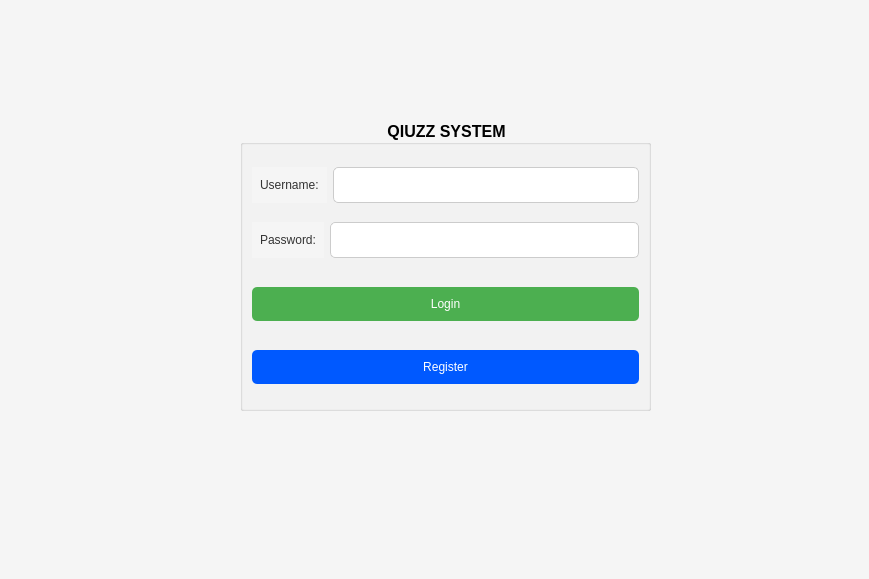
<?xml version="1.0" encoding="UTF-8"?>
<ui version="4.0">
 <class>MainWindow</class>
 <widget class="QMainWindow" name="MainWindow">
  <property name="enabled">
   <bool>true</bool>
  </property>
  <property name="geometry">
   <rect>
    <x>0</x>
    <y>0</y>
    <width>869</width>
    <height>579</height>
   </rect>
  </property>
  <property name="maximumSize">
   <size>
    <width>869</width>
    <height>579</height>
   </size>
  </property>
  <property name="cursor">
   <cursorShape>ArrowCursor</cursorShape>
  </property>
  <property name="mouseTracking">
   <bool>false</bool>
  </property>
  <property name="windowTitle">
   <string>Quizz</string>
  </property>
  <property name="styleSheet">
   <string notr="true"/>
  </property>
  <widget class="QWidget" name="centralwidget">
   <property name="styleSheet">
    <string notr="true"/>
   </property>
   <widget class="QStackedWidget" name="stackedWidget">
    <property name="geometry">
     <rect>
      <x>-10</x>
      <y>0</y>
      <width>901</width>
      <height>581</height>
     </rect>
    </property>
    <property name="minimumSize">
     <size>
      <width>901</width>
      <height>0</height>
     </size>
    </property>
    <property name="maximumSize">
     <size>
      <width>901</width>
      <height>591</height>
     </size>
    </property>
    <property name="styleSheet">
     <string notr="true">background-color: #f5f5f5;</string>
    </property>
    <widget class="QWidget" name="pageLogin">
     <property name="styleSheet">
      <string notr="true"/>
     </property>
     <widget class="QGroupBox" name="groupBox">
      <property name="geometry">
       <rect>
        <x>250</x>
        <y>120</y>
        <width>411</width>
        <height>291</height>
       </rect>
      </property>
      <property name="font">
       <font>
        <family>Arial</family>
        <pointsize>12</pointsize>
        <bold>true</bold>
       </font>
      </property>
      <property name="styleSheet">
       <string notr="true">color: black;</string>
      </property>
      <property name="title">
       <string>QIUZZ SYSTEM</string>
      </property>
      <property name="alignment">
       <set>Qt::AlignmentFlag::AlignHCenter|Qt::AlignmentFlag::AlignTop</set>
      </property>
      <layout class="QVBoxLayout" name="verticalLayout">
       <item>
        <layout class="QHBoxLayout" name="layoutUsername">
         <item>
          <widget class="QLabel" name="lbUsername">
           <property name="styleSheet">
            <string notr="true">color: #333;
font: 14px 'Arial';
padding: 5px;</string>
           </property>
           <property name="text">
            <string>Username:</string>
           </property>
          </widget>
         </item>
         <item>
          <widget class="QLineEdit" name="txtUsername">
           <property name="styleSheet">
            <string notr="true">QLineEdit {
        background-color: #fff;
        border: 1px solid #ccc;
        border-radius: 5px;
        padding: 8px;
        font-size: 14px;
        color: #333;
    }
    
    /* Khi ô nhập liệu được chọn */
    QLineEdit:focus {
        border: 1px solid #4CAF50;
    }</string>
           </property>
          </widget>
         </item>
        </layout>
       </item>
       <item>
        <layout class="QHBoxLayout" name="layoutPassword">
         <item>
          <widget class="QLabel" name="lbPassword">
           <property name="styleSheet">
            <string notr="true">color: #333;
font: 14px 'Arial';
padding: 5px;</string>
           </property>
           <property name="text">
            <string>Password:</string>
           </property>
          </widget>
         </item>
         <item>
          <widget class="QLineEdit" name="txtPassword">
           <property name="styleSheet">
            <string notr="true">QLineEdit {
        background-color: #fff;
        border: 1px solid #ccc;
        border-radius: 5px;
        padding: 8px;
        font-size: 14px;
        color: #333;
    }
    
    /* Khi ô nhập liệu được chọn */
    QLineEdit:focus {
        border: 1px solid #4CAF50;
    }</string>
           </property>
          </widget>
         </item>
        </layout>
       </item>
       <item>
        <widget class="QPushButton" name="btnLogin">
         <property name="styleSheet">
          <string notr="true">QPushButton {
        background-color: #4CAF50;
        color: white;
        font: bold 14px 'Arial';
        border: none;
        border-radius: 5px;
        padding: 10px;
        margin-top: 10px;
    }

    /* Khi di chuột qua nút đăng nhập */
    QPushButton:hover {
        background-color: #45a049;
    }

    /* Khi nhấn vào nút đăng nhập */
    QPushButton:pressed {
        background-color: #388E3C;
    }</string>
         </property>
         <property name="text">
          <string>Login</string>
         </property>
        </widget>
       </item>
       <item>
        <widget class="QPushButton" name="btnRegister">
         <property name="styleSheet">
          <string notr="true">QPushButton {
        background-color: #0059ff;
        color: white;
        font: bold 14px 'Arial';
        border: none;
        border-radius: 5px;
        padding: 10px;
        margin-top: 10px;
    }

    /* Khi di chuột qua nút đăng nhập */
    QPushButton:hover {
        background-color: #0037ff;
    }

    /* Khi nhấn vào nút đăng nhập */
    QPushButton:pressed {
        background-color: #2600ff;
    }</string>
         </property>
         <property name="text">
          <string>Register</string>
         </property>
        </widget>
       </item>
      </layout>
     </widget>
    </widget>
    <widget class="QWidget" name="pageTeacherDashboard">
     <widget class="QGroupBox" name="groupBox_3">
      <property name="geometry">
       <rect>
        <x>10</x>
        <y>-30</y>
        <width>171</width>
        <height>611</height>
       </rect>
      </property>
      <property name="styleSheet">
       <string notr="true">background-color: #2D2D3B;</string>
      </property>
      <property name="title">
       <string>GroupBox</string>
      </property>
      <widget class="QWidget" name="verticalLayoutWidget">
       <property name="geometry">
        <rect>
         <x>0</x>
         <y>370</y>
         <width>161</width>
         <height>183</height>
        </rect>
       </property>
       <layout class="QVBoxLayout" name="verticalLayout_3">
        <item>
         <widget class="QPushButton" name="pushButton">
          <property name="styleSheet">
           <string notr="true">QPushButton {
    background-color: #2D2D3B;
    color: #FFFFFF;
    border: none;
    padding: 10px;
    text-align: center;
}
QPushButton:hover {
    background-color: #444457; /* Hiệu ứng hover */
    border-left: 3px solid #FF4757; /* Đường highlight màu đỏ */
}</string>
          </property>
          <property name="text">
           <string>Dashboard</string>
          </property>
         </widget>
        </item>
        <item>
         <widget class="QPushButton" name="pushButton_2">
          <property name="styleSheet">
           <string notr="true">QPushButton {
    background-color: #2D2D3B;
    color: #FFFFFF;
    border: none;
    padding: 10px;
    text-align: center;
}
QPushButton:hover {
    background-color: #444457; /* Hiệu ứng hover */
    border-left: 3px solid #FF4757; /* Đường highlight màu đỏ */
}</string>
          </property>
          <property name="text">
           <string>Manage Quizz</string>
          </property>
         </widget>
        </item>
        <item>
         <widget class="QPushButton" name="pushButton_3">
          <property name="styleSheet">
           <string notr="true">QPushButton {
    background-color: #2D2D3B;
    color: #FFFFFF;
    border: none;
    padding: 10px;
    text-align: center;
}
QPushButton:hover {
    background-color: #444457; /* Hiệu ứng hover */
    border-left: 3px solid #FF4757; /* Đường highlight màu đỏ */
}</string>
          </property>
          <property name="text">
           <string>Edit Profile</string>
          </property>
         </widget>
        </item>
        <item>
         <widget class="QPushButton" name="btnLogoutTeacherDashboard">
          <property name="styleSheet">
           <string notr="true">QPushButton {
    background-color: #2D2D3B;
    color: #FFFFFF;
    border: none;
    padding: 10px;
    text-align: center;
}
QPushButton:hover {
    background-color: #444457; /* Hiệu ứng hover */
    border-left: 3px solid #FF4757; /* Đường highlight màu đỏ */
}</string>
          </property>
          <property name="text">
           <string>Logout</string>
          </property>
         </widget>
        </item>
       </layout>
      </widget>
      <widget class="QLabel" name="label_2">
       <property name="geometry">
        <rect>
         <x>0</x>
         <y>300</y>
         <width>151</width>
         <height>41</height>
        </rect>
       </property>
       <property name="styleSheet">
        <string notr="true">color: #FFFFFF;
    font-size: 20px;
    margin: 10px;</string>
       </property>
       <property name="text">
        <string>&lt;html&gt;&lt;head/&gt;&lt;body&gt;&lt;p align=&quot;center&quot;&gt;Teacher 1&lt;/p&gt;&lt;/body&gt;&lt;/html&gt;</string>
       </property>
      </widget>
      <widget class="QLabel" name="label">
       <property name="geometry">
        <rect>
         <x>-40</x>
         <y>70</y>
         <width>221</width>
         <height>201</height>
        </rect>
       </property>
       <property name="minimumSize">
        <size>
         <width>121</width>
         <height>0</height>
        </size>
       </property>
       <property name="styleSheet">
        <string notr="true"/>
       </property>
       <property name="text">
        <string>&lt;html&gt;&lt;head/&gt;&lt;body&gt;&lt;p&gt;&lt;img src=&quot;:/data/images/tải xuống.jpg&quot;/&gt;&lt;/p&gt;&lt;/body&gt;&lt;/html&gt;</string>
       </property>
      </widget>
     </widget>
     <widget class="QWidget" name="widget" native="true">
      <property name="geometry">
       <rect>
        <x>170</x>
        <y>0</y>
        <width>711</width>
        <height>581</height>
       </rect>
      </property>
      <property name="styleSheet">
       <string notr="true">QWidget#mainContent {
    background-color: #F9F9F9; /* Màu nền sáng */
    border: 2px solid #B63DF2;
    border-radius: 5px;
}

QLabel#titleLabel {
    color: #B63DF2;
    font-size: 18px;
    font-weight: bold;
    padding: 5px;
}</string>
      </property>
      <widget class="QLabel" name="label_3">
       <property name="geometry">
        <rect>
         <x>0</x>
         <y>0</y>
         <width>741</width>
         <height>21</height>
        </rect>
       </property>
       <property name="styleSheet">
        <string notr="true">background-color: #F9F9F9;
    border: 2px solid #B63DF2;
color: #B63DF2;
    font-size: 18px;
    font-weight: bold;</string>
       </property>
       <property name="text">
        <string>Dashboard</string>
       </property>
      </widget>
      <widget class="QWidget" name="horizontalLayoutWidget">
       <property name="geometry">
        <rect>
         <x>130</x>
         <y>100</y>
         <width>471</width>
         <height>91</height>
        </rect>
       </property>
       <layout class="QHBoxLayout" name="horizontalLayout">
        <item>
         <widget class="QLabel" name="label_6">
          <property name="styleSheet">
           <string notr="true">color: #2D2D3B;
font-size: 28px;
font-weight: bold;
text-align: center;</string>
          </property>
          <property name="text">
           <string>&lt;html&gt;&lt;head/&gt;&lt;body&gt;&lt;p align=&quot;center&quot;&gt;&lt;span style=&quot; font-size:17pt;&quot;&gt;3&lt;/span&gt;&lt;/p&gt;&lt;/body&gt;&lt;/html&gt;</string>
          </property>
         </widget>
        </item>
        <item>
         <widget class="QLabel" name="label_4">
          <property name="styleSheet">
           <string notr="true">color: #2D2D3B;
    font-size: 28px;
    font-weight: bold;</string>
          </property>
          <property name="text">
           <string>&lt;html&gt;&lt;head/&gt;&lt;body&gt;&lt;p align=&quot;center&quot;&gt;&lt;span style=&quot; font-size:17pt;&quot;&gt;2&lt;/span&gt;&lt;/p&gt;&lt;/body&gt;&lt;/html&gt;</string>
          </property>
         </widget>
        </item>
        <item>
         <widget class="QLabel" name="label_5">
          <property name="styleSheet">
           <string notr="true">color: #2D2D3B;
    font-size: 28px;
    font-weight: bold;</string>
          </property>
          <property name="text">
           <string>&lt;html&gt;&lt;head/&gt;&lt;body&gt;&lt;p align=&quot;center&quot;&gt;&lt;span style=&quot; font-size:17pt;&quot;&gt;1&lt;/span&gt;&lt;/p&gt;&lt;/body&gt;&lt;/html&gt;</string>
          </property>
         </widget>
        </item>
       </layout>
      </widget>
      <widget class="QWidget" name="horizontalLayoutWidget_2">
       <property name="geometry">
        <rect>
         <x>130</x>
         <y>200</y>
         <width>471</width>
         <height>41</height>
        </rect>
       </property>
       <layout class="QHBoxLayout" name="horizontalLayout_2">
        <item>
         <widget class="QLabel" name="label_7">
          <property name="styleSheet">
           <string notr="true">color: #555555;
    font-size: 14px;</string>
          </property>
          <property name="text">
           <string>&lt;html&gt;&lt;head/&gt;&lt;body&gt;&lt;p align=&quot;center&quot;&gt;&lt;span style=&quot; font-size:8pt;&quot;&gt;Completed Quizzes&lt;/span&gt;&lt;/p&gt;&lt;/body&gt;&lt;/html&gt;</string>
          </property>
         </widget>
        </item>
        <item>
         <widget class="QLabel" name="label_9">
          <property name="styleSheet">
           <string notr="true">color: #555555;
    font-size: 14px;</string>
          </property>
          <property name="text">
           <string>&lt;html&gt;&lt;head/&gt;&lt;body&gt;&lt;p align=&quot;center&quot;&gt;&lt;span style=&quot; font-size:8pt;&quot;&gt;Running Quizzes&lt;/span&gt;&lt;/p&gt;&lt;/body&gt;&lt;/html&gt;</string>
          </property>
         </widget>
        </item>
        <item>
         <widget class="QLabel" name="label_8">
          <property name="styleSheet">
           <string notr="true">color: #555555;
    font-size: 14px;</string>
          </property>
          <property name="text">
           <string>&lt;html&gt;&lt;head/&gt;&lt;body&gt;&lt;p align=&quot;center&quot;&gt;&lt;span style=&quot; font-size:8pt;&quot;&gt;Upcoming Quizzes&lt;/span&gt;&lt;/p&gt;&lt;/body&gt;&lt;/html&gt;</string>
          </property>
         </widget>
        </item>
       </layout>
      </widget>
      <widget class="QWidget" name="verticalLayoutWidget_3">
       <property name="geometry">
        <rect>
         <x>10</x>
         <y>260</y>
         <width>798</width>
         <height>430</height>
        </rect>
       </property>
       <layout class="QVBoxLayout" name="verticalLayout_5">
        <item>
         <layout class="QHBoxLayout" name="horizontalLayout_3">
          <item>
           <widget class="QLabel" name="label_13">
            <property name="text">
             <string>No.</string>
            </property>
           </widget>
          </item>
          <item>
           <widget class="QLabel" name="label_16">
            <property name="text">
             <string>Test Id</string>
            </property>
           </widget>
          </item>
          <item>
           <widget class="QLabel" name="label_17">
            <property name="text">
             <string>Test Name</string>
            </property>
           </widget>
          </item>
          <item>
           <widget class="QLabel" name="label_18">
            <property name="text">
             <string>Total Question</string>
            </property>
           </widget>
          </item>
          <item>
           <widget class="QLabel" name="label_14">
            <property name="text">
             <string>Start Date</string>
            </property>
           </widget>
          </item>
          <item>
           <widget class="QLabel" name="label_12">
            <property name="styleSheet">
             <string notr="true">QTableWidget {
    background-color: #FFFFFF;
    border: 1px solid #B63DF2;
    font-size: 12px;
    color: #555555;
}

QHeaderView::section {
    background-color: #B63DF2;
    color: #FFFFFF;
    padding: 5px;
    font-weight: bold;
    border: 1px solid #B63DF2;
}
</string>
            </property>
            <property name="text">
             <string>End Date</string>
            </property>
           </widget>
          </item>
          <item>
           <widget class="QLabel" name="label_15">
            <property name="text">
             <string>Duration</string>
            </property>
           </widget>
          </item>
         </layout>
        </item>
        <item>
         <layout class="QHBoxLayout" name="horizontalLayout_7">
          <item>
           <widget class="QLabel" name="label_40">
            <property name="text">
             <string>TextLabel</string>
            </property>
           </widget>
          </item>
          <item>
           <widget class="QLabel" name="label_41">
            <property name="text">
             <string>TextLabel</string>
            </property>
           </widget>
          </item>
          <item>
           <widget class="QLabel" name="label_42">
            <property name="text">
             <string>TextLabel</string>
            </property>
           </widget>
          </item>
          <item>
           <widget class="QLabel" name="label_43">
            <property name="text">
             <string>TextLabel</string>
            </property>
           </widget>
          </item>
          <item>
           <widget class="QLabel" name="label_44">
            <property name="text">
             <string>TextLabel</string>
            </property>
           </widget>
          </item>
          <item>
           <widget class="QLabel" name="label_45">
            <property name="text">
             <string>TextLabel</string>
            </property>
           </widget>
          </item>
          <item>
           <widget class="QLabel" name="label_46">
            <property name="text">
             <string>TextLabel</string>
            </property>
           </widget>
          </item>
         </layout>
        </item>
        <item>
         <layout class="QHBoxLayout" name="horizontalLayout_8">
          <item>
           <widget class="QLabel" name="label_47">
            <property name="text">
             <string>TextLabel</string>
            </property>
           </widget>
          </item>
          <item>
           <widget class="QLabel" name="label_48">
            <property name="text">
             <string>TextLabel</string>
            </property>
           </widget>
          </item>
          <item>
           <widget class="QLabel" name="label_49">
            <property name="text">
             <string>TextLabel</string>
            </property>
           </widget>
          </item>
          <item>
           <widget class="QLabel" name="label_50">
            <property name="text">
             <string>TextLabel</string>
            </property>
           </widget>
          </item>
          <item>
           <widget class="QLabel" name="label_51">
            <property name="text">
             <string>TextLabel</string>
            </property>
           </widget>
          </item>
          <item>
           <widget class="QLabel" name="label_52">
            <property name="text">
             <string>TextLabel</string>
            </property>
           </widget>
          </item>
          <item>
           <widget class="QLabel" name="label_53">
            <property name="text">
             <string>TextLabel</string>
            </property>
           </widget>
          </item>
         </layout>
        </item>
        <item>
         <layout class="QHBoxLayout" name="horizontalLayout_6">
          <item>
           <widget class="QLabel" name="label_33">
            <property name="text">
             <string>TextLabel</string>
            </property>
           </widget>
          </item>
          <item>
           <widget class="QLabel" name="label_34">
            <property name="text">
             <string>TextLabel</string>
            </property>
           </widget>
          </item>
          <item>
           <widget class="QLabel" name="label_35">
            <property name="text">
             <string>TextLabel</string>
            </property>
           </widget>
          </item>
          <item>
           <widget class="QLabel" name="label_36">
            <property name="text">
             <string>TextLabel</string>
            </property>
           </widget>
          </item>
          <item>
           <widget class="QLabel" name="label_37">
            <property name="text">
             <string>TextLabel</string>
            </property>
           </widget>
          </item>
          <item>
           <widget class="QLabel" name="label_38">
            <property name="text">
             <string>TextLabel</string>
            </property>
           </widget>
          </item>
          <item>
           <widget class="QLabel" name="label_39">
            <property name="text">
             <string>TextLabel</string>
            </property>
           </widget>
          </item>
         </layout>
        </item>
        <item>
         <layout class="QHBoxLayout" name="horizontalLayout_5">
          <item>
           <widget class="QLabel" name="label_26">
            <property name="text">
             <string>TextLabel</string>
            </property>
           </widget>
          </item>
          <item>
           <widget class="QLabel" name="label_27">
            <property name="text">
             <string>TextLabel</string>
            </property>
           </widget>
          </item>
          <item>
           <widget class="QLabel" name="label_28">
            <property name="text">
             <string>TextLabel</string>
            </property>
           </widget>
          </item>
          <item>
           <widget class="QLabel" name="label_29">
            <property name="text">
             <string>TextLabel</string>
            </property>
           </widget>
          </item>
          <item>
           <widget class="QLabel" name="label_30">
            <property name="text">
             <string>TextLabel</string>
            </property>
           </widget>
          </item>
          <item>
           <widget class="QLabel" name="label_31">
            <property name="text">
             <string>TextLabel</string>
            </property>
           </widget>
          </item>
          <item>
           <widget class="QLabel" name="label_32">
            <property name="text">
             <string>TextLabel</string>
            </property>
           </widget>
          </item>
         </layout>
        </item>
        <item>
         <layout class="QHBoxLayout" name="horizontalLayout_9">
          <item>
           <widget class="QLabel" name="label_54">
            <property name="text">
             <string>TextLabel</string>
            </property>
           </widget>
          </item>
          <item>
           <widget class="QLabel" name="label_55">
            <property name="text">
             <string>TextLabel</string>
            </property>
           </widget>
          </item>
          <item>
           <widget class="QLabel" name="label_56">
            <property name="text">
             <string>TextLabel</string>
            </property>
           </widget>
          </item>
          <item>
           <widget class="QLabel" name="label_57">
            <property name="text">
             <string>TextLabel</string>
            </property>
           </widget>
          </item>
          <item>
           <widget class="QLabel" name="label_58">
            <property name="text">
             <string>TextLabel</string>
            </property>
           </widget>
          </item>
          <item>
           <widget class="QLabel" name="label_59">
            <property name="text">
             <string>TextLabel</string>
            </property>
           </widget>
          </item>
          <item>
           <widget class="QLabel" name="label_60">
            <property name="text">
             <string>TextLabel</string>
            </property>
           </widget>
          </item>
         </layout>
        </item>
        <item>
         <layout class="QHBoxLayout" name="horizontalLayout_4">
          <item>
           <widget class="QLabel" name="label_19">
            <property name="text">
             <string>TextLabel</string>
            </property>
           </widget>
          </item>
          <item>
           <widget class="QLabel" name="label_20">
            <property name="text">
             <string>TextLabel</string>
            </property>
           </widget>
          </item>
          <item>
           <widget class="QLabel" name="label_21">
            <property name="text">
             <string>TextLabel</string>
            </property>
           </widget>
          </item>
          <item>
           <widget class="QLabel" name="label_22">
            <property name="text">
             <string>TextLabel</string>
            </property>
           </widget>
          </item>
          <item>
           <widget class="QLabel" name="label_23">
            <property name="text">
             <string>TextLabel</string>
            </property>
           </widget>
          </item>
          <item>
           <widget class="QLabel" name="label_24">
            <property name="text">
             <string>TextLabel</string>
            </property>
           </widget>
          </item>
          <item>
           <widget class="QLabel" name="label_25">
            <property name="text">
             <string>TextLabel</string>
            </property>
           </widget>
          </item>
         </layout>
        </item>
       </layout>
      </widget>
     </widget>
    </widget>
    <widget class="QWidget" name="pageRegister">
     <widget class="QGroupBox" name="groupBox_2">
      <property name="geometry">
       <rect>
        <x>230</x>
        <y>130</y>
        <width>411</width>
        <height>311</height>
       </rect>
      </property>
      <property name="font">
       <font>
        <family>Arial</family>
        <pointsize>12</pointsize>
        <bold>true</bold>
       </font>
      </property>
      <property name="styleSheet">
       <string notr="true">color: black;</string>
      </property>
      <property name="title">
       <string>QIUZZ SYSTEM</string>
      </property>
      <property name="alignment">
       <set>Qt::AlignmentFlag::AlignHCenter|Qt::AlignmentFlag::AlignTop</set>
      </property>
      <layout class="QVBoxLayout" name="verticalLayout_2">
       <item>
        <layout class="QHBoxLayout" name="layoutFullname">
         <item>
          <widget class="QLabel" name="lbFullname">
           <property name="styleSheet">
            <string notr="true">color: #333;
font: 14px 'Arial';
padding: 5px;</string>
           </property>
           <property name="text">
            <string>Full name:</string>
           </property>
          </widget>
         </item>
         <item>
          <widget class="QLineEdit" name="txtFullname">
           <property name="styleSheet">
            <string notr="true">QLineEdit {
        background-color: #fff;
        border: 1px solid #ccc;
        border-radius: 5px;
        padding: 8px;
        font-size: 14px;
        color: #333;
    }
    
    /* Khi ô nhập liệu được chọn */
    QLineEdit:focus {
        border: 1px solid #4CAF50;
    }</string>
           </property>
          </widget>
         </item>
        </layout>
       </item>
       <item>
        <layout class="QHBoxLayout" name="layoutUsername_2">
         <item>
          <widget class="QLabel" name="lbUsername_2">
           <property name="styleSheet">
            <string notr="true">color: #333;
font: 14px 'Arial';
padding: 5px;</string>
           </property>
           <property name="text">
            <string>Username:</string>
           </property>
          </widget>
         </item>
         <item>
          <widget class="QLineEdit" name="txtUsername_2">
           <property name="styleSheet">
            <string notr="true">QLineEdit {
        background-color: #fff;
        border: 1px solid #ccc;
        border-radius: 5px;
        padding: 8px;
        font-size: 14px;
        color: #333;
    }
    
    /* Khi ô nhập liệu được chọn */
    QLineEdit:focus {
        border: 1px solid #4CAF50;
    }</string>
           </property>
          </widget>
         </item>
        </layout>
       </item>
       <item>
        <layout class="QHBoxLayout" name="layoutPassword_2">
         <item>
          <widget class="QLabel" name="lbPassword_2">
           <property name="styleSheet">
            <string notr="true">color: #333;
font: 14px 'Arial';
padding: 5px;</string>
           </property>
           <property name="text">
            <string>Password:</string>
           </property>
          </widget>
         </item>
         <item>
          <widget class="QLineEdit" name="txtPassword_2">
           <property name="styleSheet">
            <string notr="true">QLineEdit {
        background-color: #fff;
        border: 1px solid #ccc;
        border-radius: 5px;
        padding: 8px;
        font-size: 14px;
        color: #333;
    }
    
    /* Khi ô nhập liệu được chọn */
    QLineEdit:focus {
        border: 1px solid #4CAF50;
    }</string>
           </property>
          </widget>
         </item>
        </layout>
       </item>
       <item>
        <layout class="QHBoxLayout" name="layoutChoice">
         <item>
          <widget class="QLabel" name="lbChoice">
           <property name="styleSheet">
            <string notr="true">color: #333;
font: 14px 'Arial';
padding: 5px;</string>
           </property>
           <property name="text">
            <string>Type:</string>
           </property>
          </widget>
         </item>
         <item>
          <widget class="QComboBox" name="cmbChoice">
           <property name="styleSheet">
            <string notr="true">QLineEdit {
        background-color: #fff;
        border: 1px solid #ccc;
        border-radius: 5px;
        padding: 8px;
        font-size: 14px;
        color: #333;
    }
    
    /* Khi ô nhập liệu được chọn */
    QLineEdit:focus {
        border: 1px solid #4CAF50;
    }</string>
           </property>
           <item>
            <property name="text">
             <string>Student</string>
            </property>
           </item>
           <item>
            <property name="text">
             <string>Teacher</string>
            </property>
           </item>
          </widget>
         </item>
        </layout>
       </item>
       <item>
        <layout class="QHBoxLayout" name="layoutButton">
         <item>
          <widget class="QPushButton" name="btnBack">
           <property name="styleSheet">
            <string notr="true">QPushButton {
        background-color: #fbfbff;
        color: #27ff64;
        font: bold 14px 'Arial';
        border: none;
        border-radius: 5px;
        padding: 10px;
        margin-top: 10px;
    }

    /* Khi nhấn vào nút đăng nhập */
    QPushButton:pressed {
        background-color: #27ff64;
		color: #fbfbff;
    }</string>
           </property>
           <property name="text">
            <string>Back to Login</string>
           </property>
          </widget>
         </item>
         <item>
          <widget class="QPushButton" name="btnRegister_2">
           <property name="styleSheet">
            <string notr="true">QPushButton {
        background-color: #0059ff;
        color: white;
        font: bold 14px 'Arial';
        border: none;
        border-radius: 5px;
        padding: 10px;
        margin-top: 10px;
    }

    /* Khi di chuột qua nút đăng nhập */
    QPushButton:hover {
        background-color: #0037ff;
    }

    /* Khi nhấn vào nút đăng nhập */
    QPushButton:pressed {
        background-color: #2600ff;
    }</string>
           </property>
           <property name="text">
            <string>Register</string>
           </property>
          </widget>
         </item>
        </layout>
       </item>
      </layout>
     </widget>
    </widget>
   </widget>
  </widget>
 </widget>
 <resources/>
 <connections/>
</ui>
